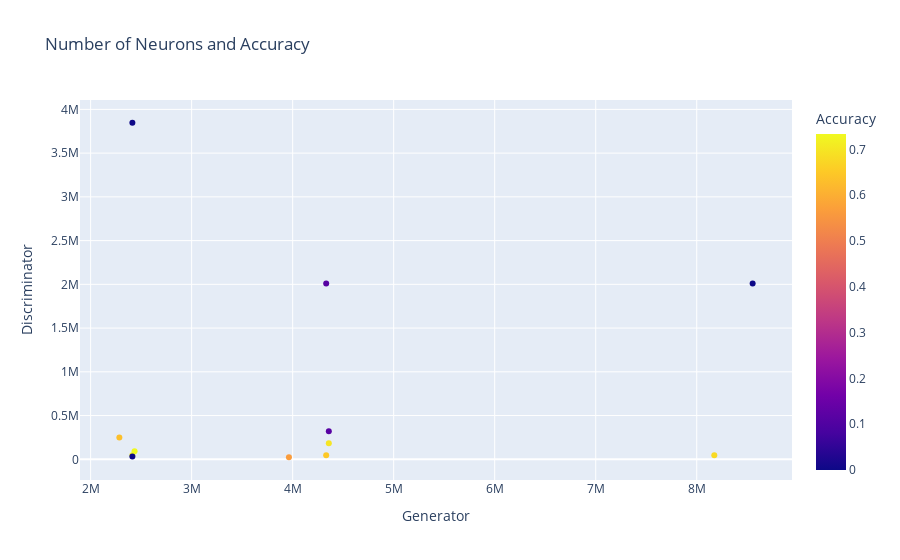

The notebook cell saved with this chart:
### Code cell
px.scatter(df, x="Generator", y="Discriminator", color="Accuracy", title="Number of Neurons and Accuracy")

### Figure 1 — Plotly figure (JSON) as saved in the notebook; plotly's stock layout.template omitted (floating-point values rounded to 4 significant figures)
{"data": [{"hovertemplate": "Generator=%{x}<br>Discriminator=%{y}<br>Accuracy=%{marker.color}<extra></extra>", "legendgroup": "", "marker": {"color": [0.6306, 0.5647, 0.6488, 0.1127, 0, 0.7208, 0, 0.7335, 0.6983, 0.115, 0, 0.679], "coloraxis": "coloraxis", "symbol": "circle"}, "mode": "markers", "name": "", "orientation": "v", "showlegend": false, "type": "scatter", "x": [2284356, 3963072, 4331784, 4331784, 8553456, 2413368, 2413368, 2434776, 4357896, 4357896, 2413368, 8173776], "xaxis": "x", "y": [248725, 23463, 46919, 2010199, 2010199, 46023, 3847223, 92039, 184071, 321615, 32511, 46023], "yaxis": "y"}], "layout": {"coloraxis": {"colorbar": {"title": {"text": "Accuracy"}}, "colorscale": [[0, "#0d0887"], [0.1111, "#46039f"], [0.2222, "#7201a8"], [0.3333, "#9c179e"], [0.4444, "#bd3786"], [0.5556, "#d8576b"], [0.6667, "#ed7953"], [0.7778, "#fb9f3a"], [0.8889, "#fdca26"], [1, "#f0f921"]]}, "legend": {"tracegroupgap": 0}, "title": {"text": "Number of Neurons and Accuracy"}, "xaxis": {"anchor": "y", "domain": [0, 1], "title": {"text": "Generator"}}, "yaxis": {"anchor": "x", "domain": [0, 1], "title": {"text": "Discriminator"}}}}
